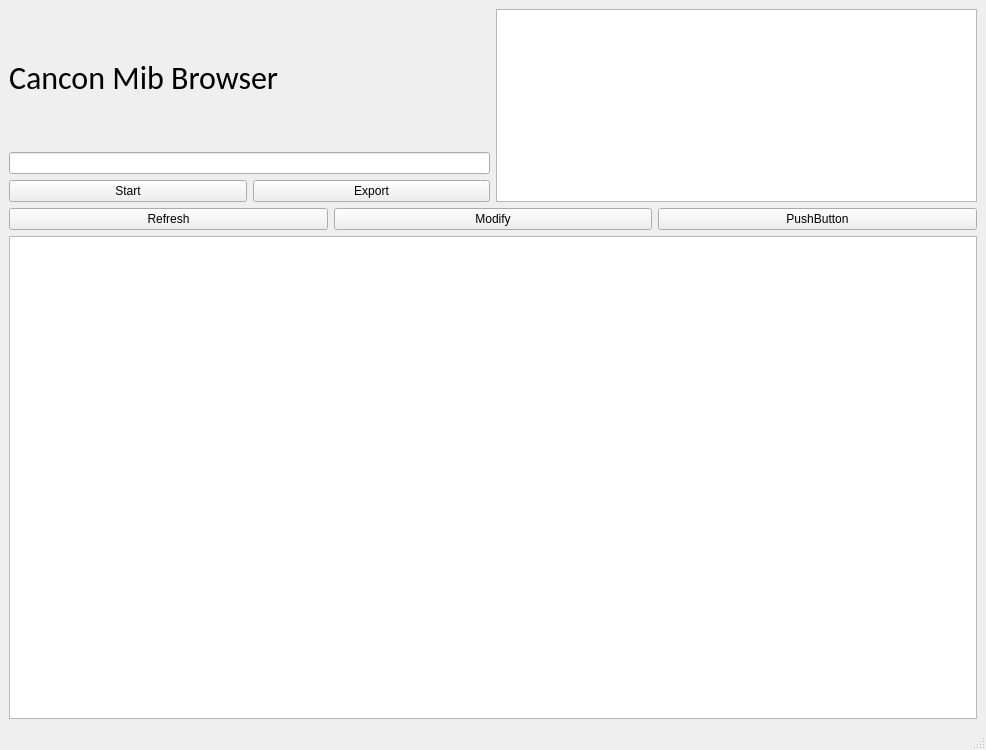
<?xml version="1.0" encoding="UTF-8"?>
<ui version="4.0">
 <class>MainWindow</class>
 <widget class="QMainWindow" name="MainWindow">
  <property name="geometry">
   <rect>
    <x>0</x>
    <y>0</y>
    <width>986</width>
    <height>750</height>
   </rect>
  </property>
  <property name="windowTitle">
   <string>MainWindow</string>
  </property>
  <widget class="QWidget" name="centralwidget">
   <layout class="QGridLayout" name="gridLayout">
    <item row="0" column="0">
     <layout class="QVBoxLayout" name="verticalLayout_2" stretch="2,1,5">
      <item>
       <layout class="QHBoxLayout" name="horizontalLayout_2" stretch="1,1">
        <item>
         <layout class="QVBoxLayout" name="verticalLayout" stretch="1,1,1">
          <item>
           <widget class="QLabel" name="label">
            <property name="font">
             <font>
              <family>Calibri</family>
              <pointsize>24</pointsize>
             </font>
            </property>
            <property name="text">
             <string>Cancon Mib Browser</string>
            </property>
           </widget>
          </item>
          <item>
           <widget class="QLineEdit" name="IPmodel"/>
          </item>
          <item>
           <layout class="QHBoxLayout" name="horizontalLayout">
            <item>
             <widget class="QPushButton" name="Start_Button">
              <property name="text">
               <string>Start</string>
              </property>
             </widget>
            </item>
            <item>
             <widget class="QPushButton" name="Export_Button">
              <property name="text">
               <string>Export</string>
              </property>
             </widget>
            </item>
           </layout>
          </item>
         </layout>
        </item>
        <item>
         <widget class="QTextBrowser" name="Logmodel"/>
        </item>
       </layout>
      </item>
      <item>
       <layout class="QHBoxLayout" name="horizontalLayout_3">
        <item>
         <widget class="QPushButton" name="Refresh_Button">
          <property name="text">
           <string>Refresh</string>
          </property>
         </widget>
        </item>
        <item>
         <widget class="QPushButton" name="Modify_Button">
          <property name="text">
           <string>Modify</string>
          </property>
         </widget>
        </item>
        <item>
         <widget class="QPushButton" name="pushButton">
          <property name="text">
           <string>PushButton</string>
          </property>
         </widget>
        </item>
       </layout>
      </item>
      <item>
       <widget class="QTextBrowser" name="Tree"/>
      </item>
     </layout>
    </item>
   </layout>
  </widget>
  <widget class="QStatusBar" name="statusbar"/>
 </widget>
 <resources/>
 <connections/>
</ui>
